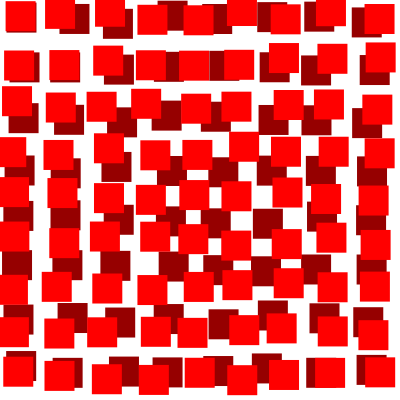
Frame 1 (no input)
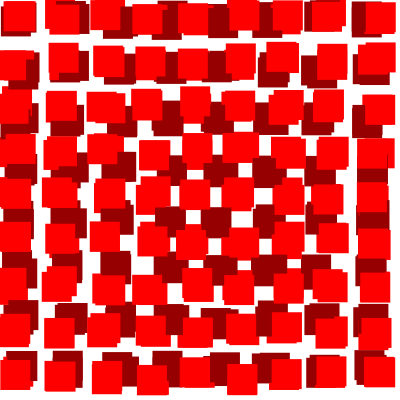
Frame 2 (the mouse pressed at the canvas centre, redrawn once)

The Processing sketch that drew these frames (run headless with seeded random() and noise(); the mouse was pressed at the canvas centre and the sketch redrawn once):

// Processing sketch: processing_161481
// ── processing_161481.pde

//par Fanny C

float l = 30;
float h = 30;



void setup(){
  size(400,400);
  background(255);
  noFill();  //pas de remplissage
  smooth();  //lissage
  noStroke();
  
  
  noLoop();
  
}

void draw(){
  
    for(int i = 0; i<width; i+= 50) {   
      for (int j = 0; j<height; j += 50){
      
      fill(150,0,0);
      rect(i + random(10),j + random(10),l,h); 
   }
 }   
    
    for(int i = 1; i<width; i+= 45) {   
    for (int j = 1; j<height; j += 45){
      
    fill(255,0,0);
    rect(i + random(-5,5),j + random(-5,5),l,h); 
    }
   
}
}
